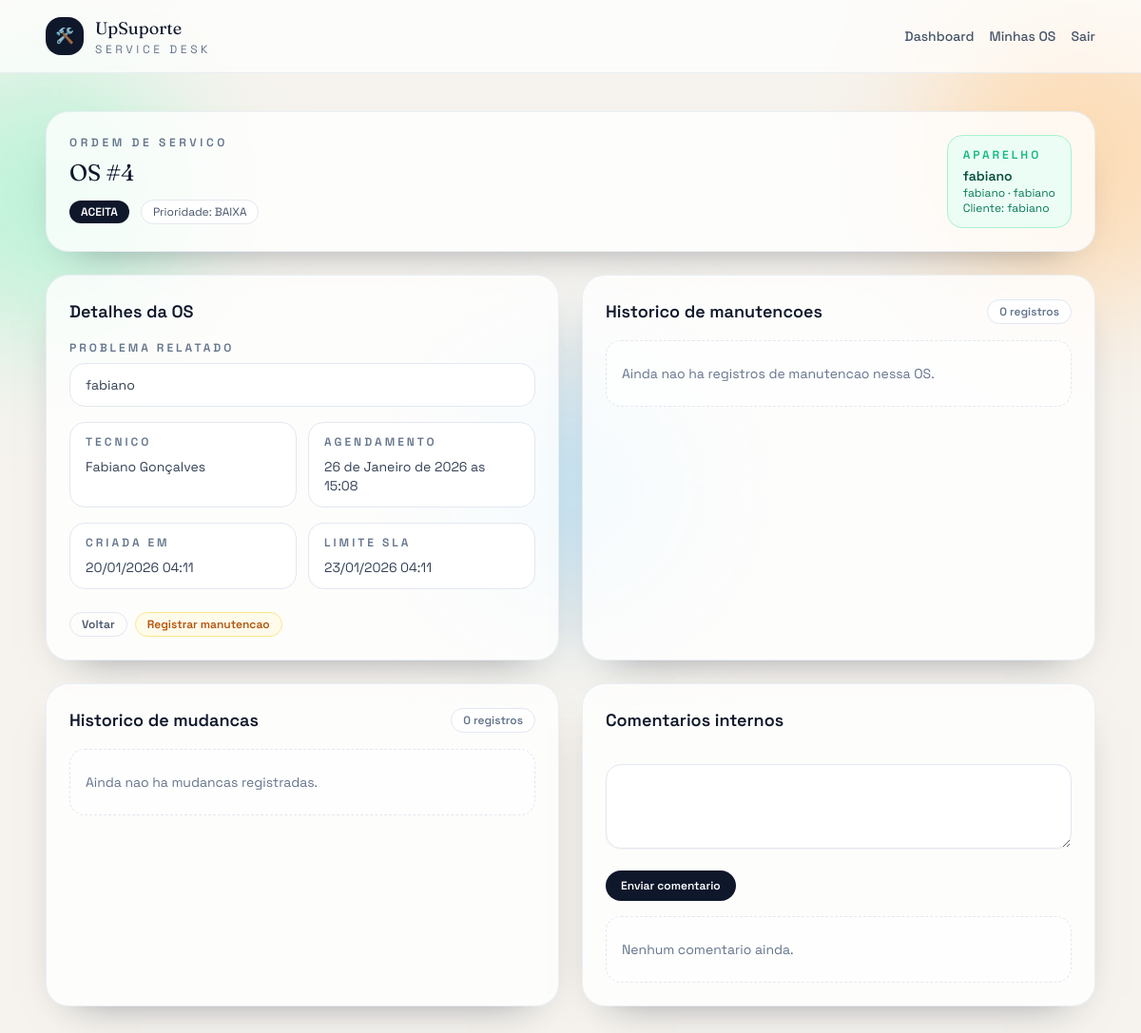
The page /os/4/ (signed in) on the database as committed earlier.
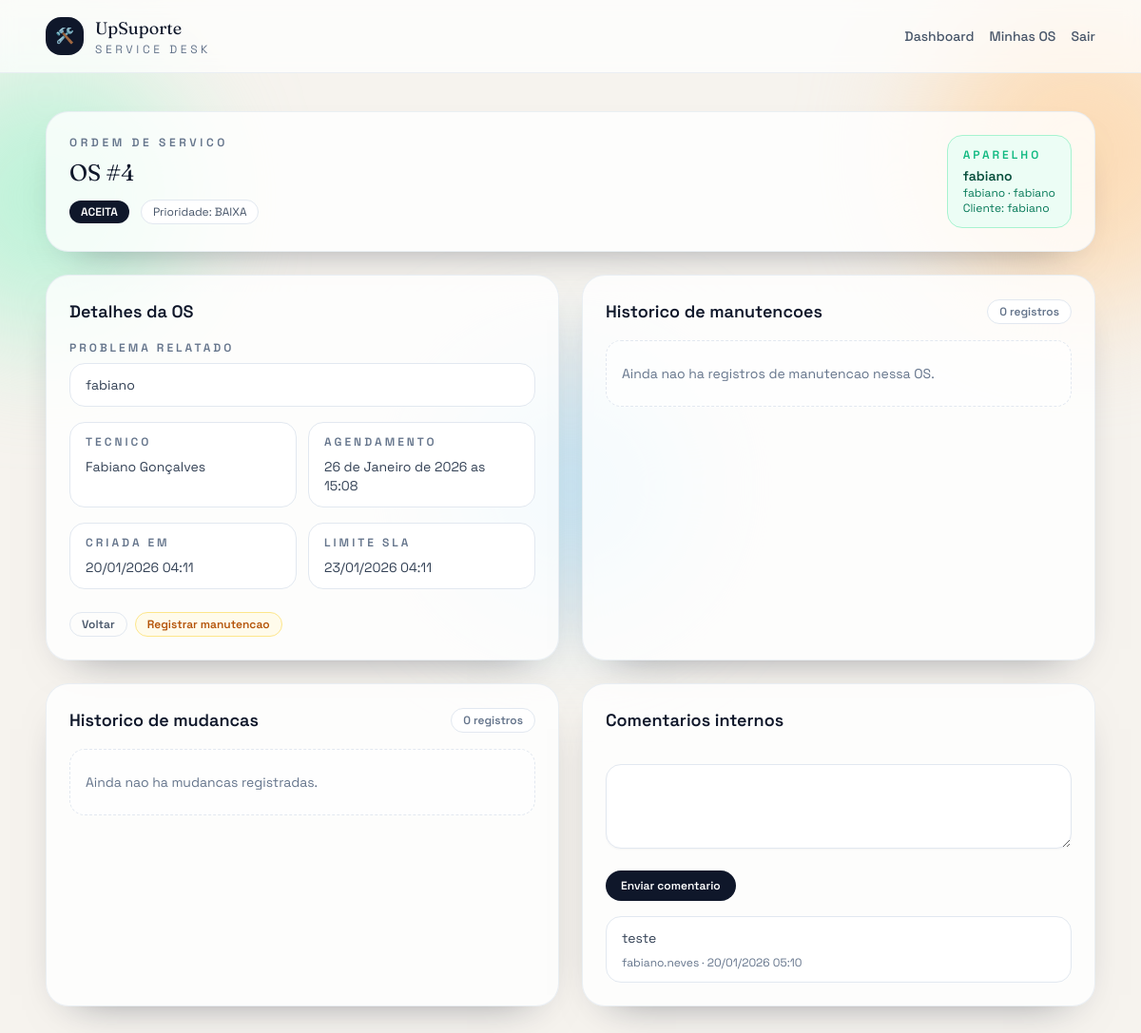
The same page on the database as committed later.
### core/models.py (models this page shows, shortened)
class OrdemServicoComentario(models.Model):
    ordem_servico = models.ForeignKey(OrdemServico, on_delete=models.CASCADE, related_name="comentarios")
    usuario = models.ForeignKey(User, on_delete=models.SET_NULL, null=True, blank=True)
    texto = models.TextField()
    criado_em = models.DateTimeField(auto_now_add=True)
    class Meta:
        ordering = ["-criado_em"]

### core/views.py (the view)
# urls.py: path('os/<int:id>/', views.detalhe_os, name='detalhe_os'),
@login_required
def detalhe_os(request, id):
    os_obj = get_object_or_404(OrdemServico, id=id)
    is_gestor = request.user.groups.filter(name="Gestor").exists()
    funcionario = _get_funcionario(request.user)
    comentario_form = OrdemServicoComentarioForm()
    return render(
        request,
        "detalhe_os.html",
        {
            "os": os_obj,
            "is_gestor": is_gestor,
            "funcionario": funcionario,
            "comentario_form": comentario_form,
        },
    )

### core/forms.py
class OrdemServicoComentarioForm(forms.ModelForm):
    class Meta:
        model = OrdemServicoComentario
        fields = ["texto"]
        widgets = {
            "texto": forms.Textarea(attrs={"class": "form-control", "rows": 3}),
        }

### core/models.py (called while the page is built)
    def __str__(self):
        return self.usuario.get_full_name() or self.usuario.username

    def get_sla_deadline(self):
        if self.data_limite_sla:
            return self.data_limite_sla
        horas = settings.SLA_HORAS.get(self.prioridade, 48)
        return self.data_criacao + timezone.timedelta(hours=horas)

    def is_atrasada(self):
        if self.status in {"CONCLUIDO", "CANCELADO"}:
            return False
        return timezone.now() > self.get_sla_deadline()

### core/views.py (called while the page is built)
def _get_funcionario(user):
    try:
        return user.funcionario
    except Funcionario.DoesNotExist:
        return None

### templates/detalhe_os.html (shortened to what the changed rows need)
{% extends "base.html" %}
{% block content %}
<div class="rounded-3xl border border-slate-200/70 bg-white/80 p-6 shadow-soft">
  <div class="flex flex-wrap items-start justify-between gap-4">
    <div>
      <h2 class="mt-2 font-display text-2xl">OS #{{ os.id }}</h2>
    </div>
  </div>
</div>
<div class="mt-6 grid gap-6 lg:grid-cols-2">
  <div class="rounded-3xl border border-slate-200/70 bg-white/80 p-6 shadow-soft">
    <div class="mt-4 space-y-3 text-sm">
      {% if os.comentarios.all %}
        {% for c in os.comentarios.all %}
        <div class="rounded-2xl border border-slate-200 bg-white px-4 py-3">
          <p class="text-slate-700">{{ c.texto }}</p>
          <div class="mt-2 text-xs text-slate-500">
            {% if c.usuario %}{{ c.usuario.username }}{% else %}Sistema{% endif %} · {{ c.criado_em|date:"d/m/Y H:i" }}
          </div>
        </div>
        {% endfor %}
      {% else %}
        <div class="rounded-2xl border border-dashed border-slate-200 bg-white/60 px-4 py-6 text-sm text-slate-500">
          Nenhum comentario ainda.
        </div>
      {% endif %}
    </div>
  </div>
</div>
{% endblock %}

Rows that differ between the two databases and show on the page:
added OrdemServicoComentario: texto "teste", usuario.username "fabiano.neves", criado_em "20/01/2026 05:10"
Other text that changed with them:
text no longer shown: "Nenhum comentario ainda."
